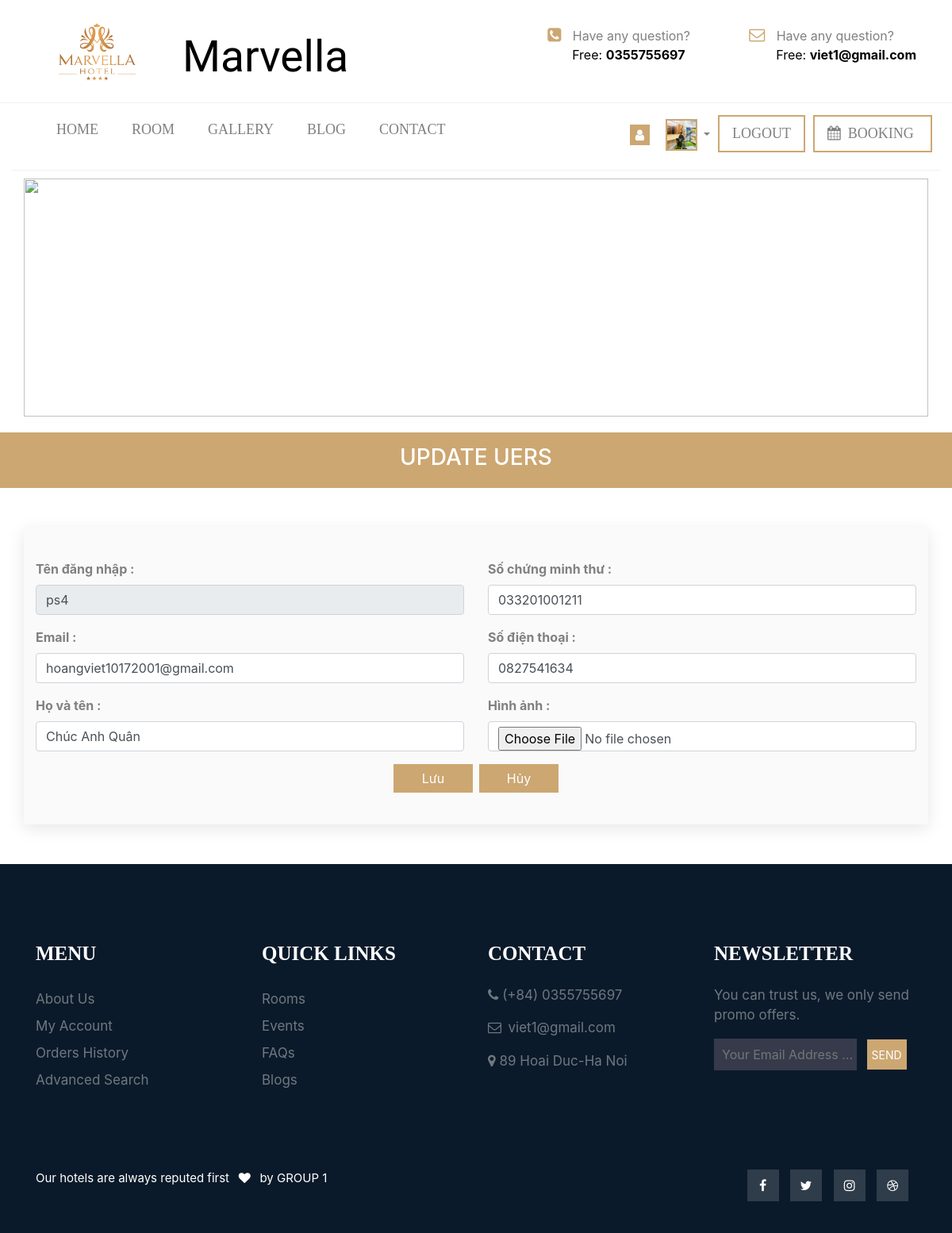
The app's page /tai_khoan/update.php (signed in), older data.
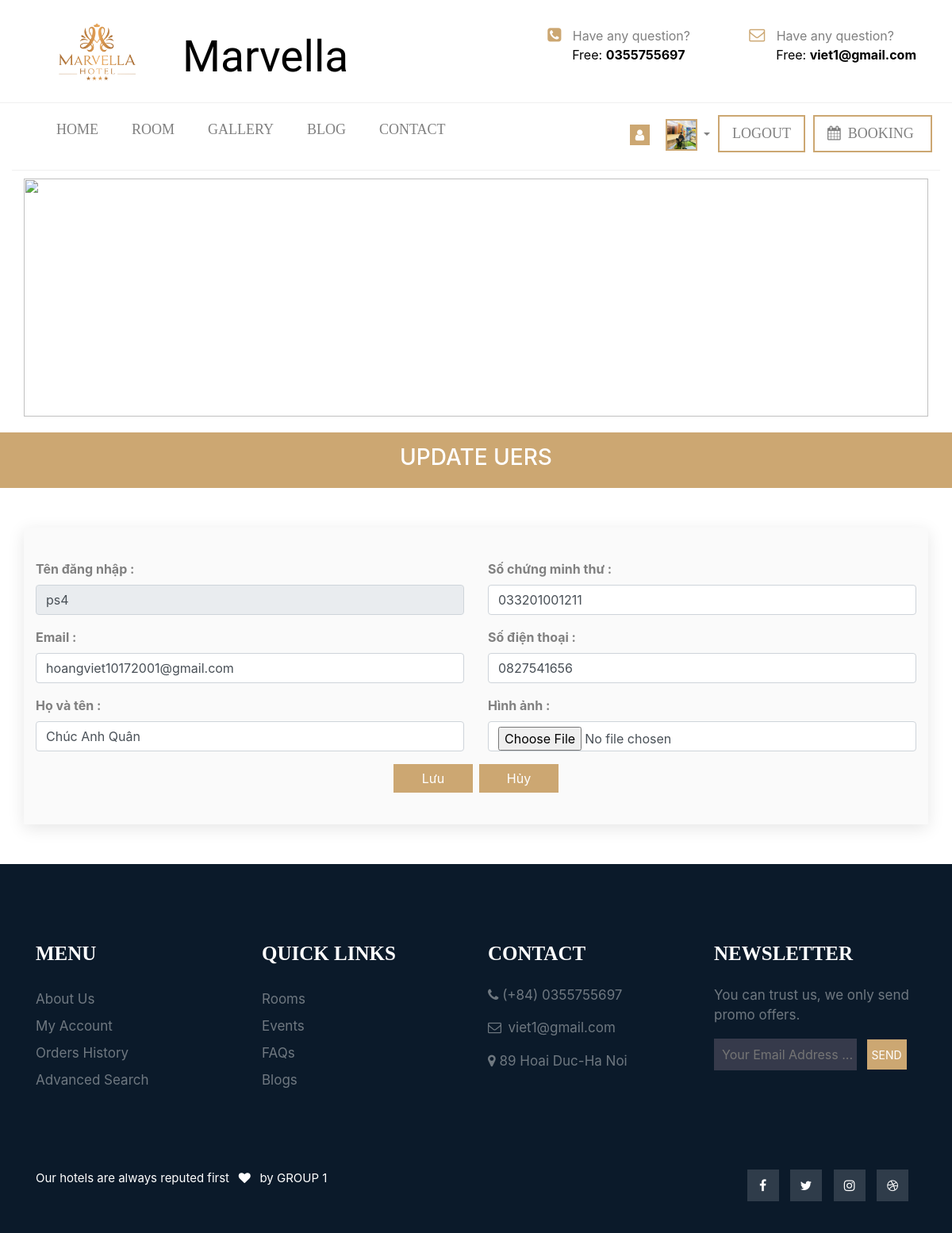
The same page, newer data.
### tables this page shows
CREATE TABLE `users` (
  `id` varchar(255) NOT NULL,
  `mat_khau` varchar(255) NOT NULL,
  `ho_ten` varchar(255) NOT NULL,
  `hinh` varchar(255) NOT NULL,
  `email` varchar(255) NOT NULL,
  `so_chung_minh` varchar(255) NOT NULL,
  `sdt` varchar(255) NOT NULL,
  `ma_vai_tro` int(11) NOT NULL
);

### dao/pdo.php (called while the page is built, shortened)
<?php
    function connect(){
        $host = "localhost" ;
        $dbname = "duanmot" ;
        $dbusername = "root" ;
        $dbpass = "" ;
        return new PDO("mysql:host=$host;dbname=$dbname;charset=utf8", $dbusername,$dbpass) ;
    }
    function select_one($sql){
        $connect = connect() ;
        $stmt = $connect->prepare($sql) ;
        $stmt->execute() ;
        return $select_one = $stmt->fetch() ;
    }
?>

### tai_khoan/update.php (the view, shortened to what this page needs)
<?php
    require_once APP_PATH."/dao/pdo.php" ;
     $value  = "" ;
     if(isset($_SESSION['khach_hang'])) {
       $value = $_SESSION['khach_hang']['id'] ;
    } elseif(isset($_SESSION['admin'])){
      $value = $_SESSION['admin']['id'] ;
    }
    if (isset($value)) {
        $id = $value;
        $sql = "select * from users where id = '$id'" ;
        $cout = connect()->prepare($sql);
        $cout->execute();
        if ($cout->rowCount() > 0) {
            $sql = "SELECT
            users.id ,
            users.mat_khau,
            users.ho_ten,
            users.hinh,
            users.email,
            users.so_chung_minh,
            users.sdt,
            users.ma_vai_tro as vt ,
            vai_tro.ten_vai_tro
            from users join vai_tro on users.ma_vai_tro = vai_tro.id where users.id = '$id'" ;
            $tt = select_one($sql) ;
        } else {
            try {
                header('location: ' . BASE_URL . "tai_khoan/update.php?msg=Users này không tồn tại !");
            } catch (PDOException $e) {
                echo $e->getMessage();
            }
        }
    }else{
        header('location: ' . BASE_URL . "admin/loai_phong/list.php?msg=Users này không tồn tại !");
    }
    require_once "../header-small.php" ;
?>
<div class="type" style="height: 70px; background-color: #CCA772; margin-top: 20px;">
    <h3 style="color: white; text-align: center; text-transform: uppercase; padding-top: 15px;">Update uers</h3>
</div>
<div class="container"
    style="margin-top: 50px; background-color: #FAFAFA;padding-top: 40px; padding-bottom: 40px;box-shadow: 0px 5px 20px 0px rgba(0, 0, 0, 0.1); margin-bottom: 50px;">
    <form action="<?php echo BASE_URL ?>tai_khoan/post-sua.php" method="POST" enctype="multipart/form-data">
        <div class="row d-flex justify-content-center align-items-center">
            <div class="col-md-6">
                <div class="form-group">
                    <label for="" style="font-weight: bold;color: gray;">Tên đăng nhập : </label>
                    <input type="text" placeholder="Tên đăng nhập" name="id" disabled class="form-control"
                        value="<?php echo $tt['id'] ?>">
                </div>
                <div class="form-group">
                    <label for="" style="font-weight: bold; color: gray;">Email : </label>
                    <input type="text" placeholder="Email" name="email" class="form-control"
                        value="<?php echo $tt['email'] ?>">
                </div>
                <div class="form-group">
                    <label for="" style="font-weight: bold; color: gray;">Họ và tên : </label>
                    <input type="text" placeholder="Họ và tên" name="ho_ten" class="form-control"
                        value="<?php echo $tt['ho_ten'] ?>">
                </div>
            </div>
            <div class="col-md-6">
                <div class="form-group">
                    <label for="" style="font-weight: bold; color: gray;">Số chứng minh thư : </label>
                    <input type="text" placeholder="Số chứng minh thư" name="so_chung_minh" class="form-control"
                        value="<?php echo $tt['so_chung_minh'] ?>">
                </div>
                <div class="form-group">
                    <label for="" style="font-weight: bold; color: gray;">Số điện thoại : </label>
                    <input type="text" placeholder="Số điện thoại" name="sdt" class="form-control"
                        value="<?php echo $tt['sdt'] ?>">
                </div>
                <div class="form-group">
                    <label for="" style="font-weight: bold; color: gray;">Hình ảnh : </label>
                    <input type="file" placeholder="Hình ảnh" name="hinh" class="form-control">
                </div>
            </div>
        </div>
        <div class="row d-flex justify-content-center align-items-center">
        <button type="submit" class="btn btn-info mr-1" name="addPro" style="background-color: #CCA772; color: white; border-radius: 0%; width: 100px; border: none;">Lưu</button>
            <a href="<?php echo BASE_URL ?>" class="btn btn-danger ml-1" style="background-color: #CCA772; color: white; border-radius: 0%; width: 100px; border: none;">Hủy</a>
        </div>
    </form>
</div>
<?php require_once "../footer.php" ?>

Row changes from the older to the newer data that the page shows:
changed users "ps4": sdt "0827541634" → "0827541656"
